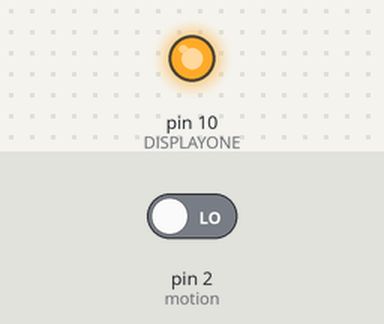
Bench run of a sketch on a simulated Arduino Pro Mini, built with avr-gcc and run on an emulated ATmega328P. Shown: output pins drawn as LEDs (lit = HIGH). Dashed ring = blinking. The inputs (shaded band) are chosen by the test bench; at power-on: pin 2 (motion) LOW. Pins used as bus, display or sensor lines are not drawn.

Above: at 1.2 s.
1.3 s: pin 2 (motion) driven HIGH
At 4.2 s:
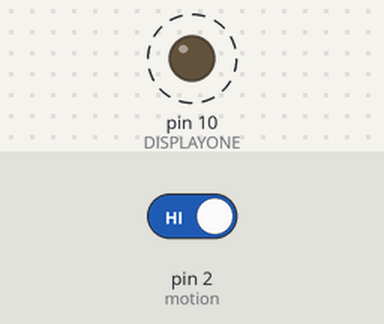
4.3 s: pin 2 (motion) driven LOW
At 5.0 s:
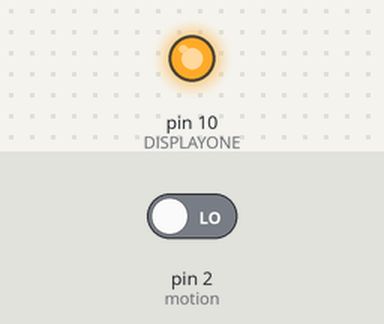
Timing chart, 0 to 7.3 s (numbered marks = the images above; inputs shaded):
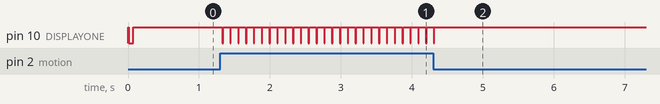

Measured:
- after the input at 1.3 s, pin 10 (DISPLAYONE): alternates HIGH for 0.10 s and LOW for 0.01 s, starting at once
- after the input at 4.3 s, pin 10 (DISPLAYONE): goes on until 4.3 s, then stays HIGH

The sketch:

LED.ino
```cpp
// Send alphanumeric data to the Sparkfun Serial LED Display (COM-09230) using SPI
// Tested using Arduino Pro Mini w/ ATMega168 @ 5V
// July 21, 2009  - Quazar & Busaboi
// No guarantees expressed or implied just a good starting point
// Based upon the many SPI tutorials on Arduino.cc
//
// "num" specifies the number to display
// "base" specifies the base to use (2-16).
//    Use 2 for binary, 8 for octal, 10 for decimal, or 16 for hex
// "pad" indicates whether leading zeros should be replaced with spaces.
//    pad==0 means spaces ("   0"), pad==1 means zeros ("0000")
//
// Notes: The display's decimal/punctuation indicators are not changed.
// Numbers that don't fit into 4 digits show as " OF " for "Overflow".
// Assumptions: "unsigned short" is assumed to be at least 16b wide.

#define DATAOUT 11 //MOSI
#define DATAIN 12 //MISO - not used, but part of builtin SPI
#define SPICLOCK 13 //sck

// For the first display
#define DISPLAYONE 10 // ss/csn


int state=HIGH;
int led = 13;
int motion = 2;
unsigned long event = 0;

char spi_transfer(volatile char data)
{
    SPDR = data;                    // Start the transmission
    while (!(SPSR & (1<<SPIF))){};     // Wait the end of the transmission
    return SPDR;                    // return the received byte
}


void setup()
{
    Serial.begin(9600);
    pinMode(led, OUTPUT);
    pinMode(motion, INPUT);
    byte clr;
    pinMode(DATAOUT, OUTPUT);
    pinMode(DATAIN, INPUT);
    pinMode(SPICLOCK, OUTPUT);
    pinMode(DISPLAYONE, OUTPUT);
    digitalWrite(DISPLAYONE, HIGH); //disable device
    // SPCR = 01010010
    //interrupt disabled,spi enabled,msb 1st,master,clk low when idle,
    //sample on leading edge of clk,system clock/64
    SPCR = (1<<SPE)|(1<<MSTR)|(1<<SPR1);
    clr=SPSR;
    clr=SPDR;
    delay(10);
    write_led_numbers(0x78,0x78,0x78,0x78); //Blank display
    write_led_decimals(0x00); // All decimal points off
}

void write_led_decimals(int value)
{
    digitalWrite(DISPLAYONE, LOW);
    delay(10);
    spi_transfer(0x77);     // Decimal Point OpCode
    spi_transfer(value);    // Decimal Point Values
    digitalWrite(DISPLAYONE, HIGH); //release chip, signal end transfer
}


void blank_screen()
{
    digitalWrite(DISPLAYONE, LOW);
    delay(10);
    spi_transfer(0x76);      // Reset code
    digitalWrite(DISPLAYONE, HIGH); //release chip, signal end transfer
}

void write_led_numbers(int digit1, int digit2, int digit3, int digit4)
{
    digitalWrite(DISPLAYONE, LOW);
    delay(10);
    spi_transfer(0x76);      // Reset code
    spi_transfer(digit1);    // Thousands Digit
    spi_transfer(digit2);    // Hundreds Digit
    spi_transfer(digit3);    // Tens Digit
    spi_transfer(digit4);    // Ones Digit
    digitalWrite(DISPLAYONE, HIGH); //release chip, signal end transfer
}
void write_led(unsigned short num, unsigned short base, unsigned short pad)
{
   unsigned short digit[4] = { 0, ' ', ' ', ' ' };
   unsigned short place = 0;

   if ( (base<2) || (base>16) || (num>(base*base*base*base-1)) ) {
       write_led_numbers(' ', 0x00, 0x0f, ' ');  // indicate overflow
   } else {
       while ( (num || pad) && (place<4) ) {
           if ( (num>0)  || pad )
               digit[place++] = num % base;
           num /= base;
       }
       write_led_numbers(digit[3], digit[2], digit[1], digit[0]);
   }
}

void loop()
{

    if (digitalRead(motion) == HIGH) {            // check if the input is HIGH
        digitalWrite(led, HIGH);  // turn LED ON
        if (event == 0) {
            event = millis();

        }
    } else {
        digitalWrite(led, LOW); // turn LED OFF
        if (event != 0){
			event = 0;
			blank_screen();
        }
    }

    if (event > 0){
        write_led ((millis() - event)/1000,10,0);
    }
    delay(100);

  /*
    // Count down code
    write_led(10000-(millis()/10),10,0);

    if (millis() % 1000 > 500){
		digitalWrite(led, HIGH);
	} else {
		digitalWrite(led, LOW);
	} */
}
```
